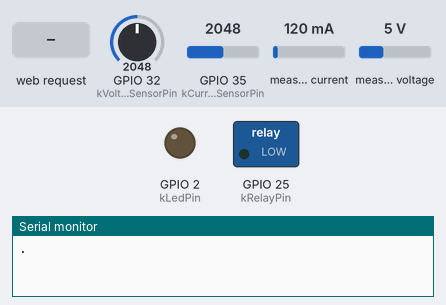
A program run on a simulated ESP32. On the bench: switched loads named in the program (green lamp = pin HIGH), output pins drawn as LEDs (lit = HIGH), the last lines printed to the serial monitor. Dashed ring = blinking. The test bench sets the inputs (shaded band); at power-on: GPIO 32 (kVoltageSensorPin) = 2048, GPIO 35 (kCurrentSensorPin) = 2048, measured current 120 mA, measured voltage 5 V (analog values on the 0–4095 scale). WiFi joins after 1.5 s; servers stay silent unless stated.

Above: at 0.1 s.
At 2.7 s:
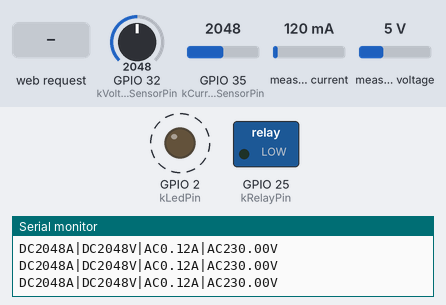
2.8 s: HTTP request GET /togglerelay received
At 3.27 s:
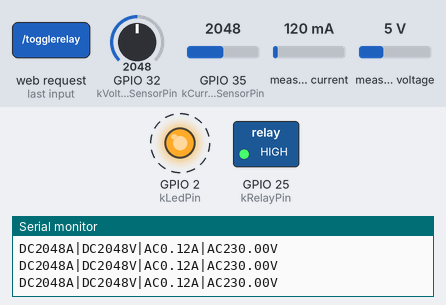
Timing chart, 0 to 11.8 s (numbered marks = the images above; inputs shaded):
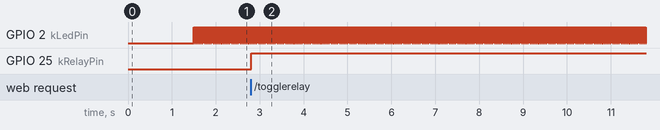

Measured:
- after the input at 2.8 s, GPIO 25 (kRelayPin): LOW → HIGH at once
- by itself, GPIO 2 (kLedPin): alternates HIGH for 0.02 s and LOW for 0.01 s

The program:

main.cpp
```cpp
#include <Arduino.h>
#include <WiFi.h>
#include <WiFiUdp.h>
#include <PZEM004Tv30.h>
#include <ESPAsyncWebServer.h>
#include <AsyncTCP.h>
#include <ESPmDNS.h>

namespace {
constexpr uint8_t kLedPin = 2;
constexpr uint8_t kRelayPin = 25;
constexpr uint8_t kVoltageSensorPin = 32;
constexpr uint8_t kCurrentSensorPin = 35;
constexpr uint8_t kPzemRxPin = 16;
constexpr uint8_t kPzemTxPin = 17;

constexpr uint16_t kUdpPort = 8080;
constexpr uint16_t kHttpPort = 80;
constexpr uint32_t kSendDelayMs = 10;
constexpr uint32_t kMdnsCheckIntervalMs = 10000;

constexpr const char* kHotspotSsid = "SunnySSID";
constexpr const char* kHotspotPassword = "admin123";
constexpr const char* kMdnsHost = "esp32";

constexpr size_t kBufferSize = 100;

unsigned long gLastMdnsCheckMs = 0;
IPAddress gUdpTargetIp;
char gBufferData[kBufferSize] = "ESP32";

AsyncWebServer gServer(kHttpPort);
WiFiUDP gUdp;

#if defined(ESP32)
PZEM004Tv30 gPzem(Serial2, kPzemRxPin, kPzemTxPin);
#else
PZEM004Tv30 gPzem(Serial2);
#endif

TaskHandle_t gUdpTask = nullptr;
TaskHandle_t gMdnsTask = nullptr;

void connectToWiFi(const char* ssid, const char* password) {
  WiFi.begin(ssid, password);

  while (WiFi.status() != WL_CONNECTED) {
    digitalWrite(kLedPin, HIGH);
    Serial.println(".");
    digitalWrite(kLedPin, LOW);
    delay(300);
  }

  Serial.print("Connected to: ");
  Serial.println(WiFi.SSID());
  Serial.print("IP Address: ");
  Serial.println(WiFi.localIP());
  gUdp.begin(kUdpPort);
}

String getConnectionStatus() {
  return WiFi.status() == WL_CONNECTED ? "connected" : "disconnected";
}

String readPinStatus() {
  const String ledStatus = digitalRead(kLedPin) ? "1" : "0";
  const String relayStatus = digitalRead(kRelayPin) ? "1" : "0";
  return "LED:" + ledStatus + ",RELAY:" + relayStatus;
}

String readAllStatus() {
  const String wifiStatus = WiFi.status() == WL_CONNECTED ? "1" : "0";
  const String ledStatus = digitalRead(kLedPin) ? "1" : "0";
  const String relayStatus = digitalRead(kRelayPin) ? "1" : "0";
  return "CONNECTION:" + wifiStatus + ",LED:" + ledStatus + ",RELAY:" + relayStatus;
}

void handleWifiConfig(AsyncWebServerRequest* request) {
  const String ssid = request->arg("ssid");
  const String password = request->arg("password");

  request->send(200, "text/plain", "Wi-Fi credentials received.");
  Serial.println("Received Wi-Fi credentials:");
  Serial.print("SSID: ");
  Serial.println(ssid);
  Serial.print("Password: ");
  Serial.println(password);

  // Keep legacy behavior: connect to hard-coded hotspot.
  connectToWiFi(kHotspotSsid, kHotspotPassword);
}

void handleCheckWifiConnection(AsyncWebServerRequest* request) {
  request->send(200, "text/plain", getConnectionStatus());
}

void handleChangeUdpTargetIp(AsyncWebServerRequest* request) {
  const String ipAddress = request->arg("ip");
  IPAddress parsedIp;

  if (!parsedIp.fromString(ipAddress)) {
    request->send(400, "text/plain", "Invalid IP address format.");
    Serial.println("Invalid IP address format.");
    return;
  }

  gUdpTargetIp = parsedIp;
  request->send(200, "text/plain", "IP address changed to: " + ipAddress);
  Serial.println("UDP target IP changed to: " + ipAddress);
}

void handlePinStatus(AsyncWebServerRequest* request) {
  request->send(200, "text/plain", readPinStatus());
}

void handleToggleLed(AsyncWebServerRequest* request) {
  digitalWrite(kLedPin, !digitalRead(kLedPin));
  request->send(200, "text/plain", digitalRead(kLedPin) ? "ON" : "OFF");
}

void handleToggleRelay(AsyncWebServerRequest* request) {
  digitalWrite(kRelayPin, !digitalRead(kRelayPin));
  request->send(200, "text/plain", digitalRead(kRelayPin) ? "ON" : "OFF");
}

void handleCheckAllStatus(AsyncWebServerRequest* request) {
  request->send(200, "text/plain", readAllStatus());
}

void setupHttpServer() {
  gServer.on("/setwifi", HTTP_POST, handleWifiConfig);
  gServer.on("/checkwifi", HTTP_GET, handleCheckWifiConnection);
  gServer.on("/toggleled", HTTP_GET, handleToggleLed);
  gServer.on("/togglerelay", HTTP_GET, handleToggleRelay);
  gServer.on("/setudptarget", HTTP_POST, handleChangeUdpTargetIp);
  gServer.on("/pinstatus", HTTP_GET, handlePinStatus);
  gServer.on("/checkallstatus", HTTP_GET, handleCheckAllStatus);
  gServer.begin();
}

void setupPins() {
  pinMode(kLedPin, OUTPUT);
  digitalWrite(kLedPin, LOW);

  pinMode(kRelayPin, OUTPUT);
  digitalWrite(kRelayPin, LOW);

  pinMode(kVoltageSensorPin, INPUT);
  pinMode(kCurrentSensorPin, INPUT);
}

void updateMdns() {
  if (WiFi.status() != WL_CONNECTED) {
    MDNS.end();
    return;
  }

  if (!MDNS.begin(kMdnsHost)) {
    Serial.println("Error setting up mDNS responder!");
    return;
  }

  Serial.println("mDNS responder started");
}

void readAndFormatData(char* buffer, size_t bufferSize) {
  const int currentReading = analogRead(kCurrentSensorPin);
  const int voltageReading = analogRead(kVoltageSensorPin);

  float voltagePzem = gPzem.voltage();
  float currentPzem = gPzem.current();

  if (isnan(voltagePzem)) {
    voltagePzem = 0.0f;
  }
  if (isnan(currentPzem)) {
    currentPzem = 0.0f;
  }

  snprintf(buffer,
           bufferSize,
           "DC%dA|DC%dV|AC%.2fA|AC%.2fV",
           currentReading,
           voltageReading,
           currentPzem,
           voltagePzem);
}

void udpSendDataTask(void* /*parameter*/) {
  for (;;) {
    digitalWrite(kLedPin, HIGH);

    readAndFormatData(gBufferData, sizeof(gBufferData));
    gUdp.beginPacket(gUdpTargetIp, kUdpPort);
    gUdp.print(gBufferData);
    gUdp.endPacket();
    Serial.println(gBufferData);

    memset(gBufferData, 0, sizeof(gBufferData));
    digitalWrite(kLedPin, LOW);
    vTaskDelay(pdMS_TO_TICKS(kSendDelayMs));
  }
}

void mdnsTaskFunction(void* /*parameter*/) {
  for (;;) {
    const unsigned long now = millis();
    if (now - gLastMdnsCheckMs > kMdnsCheckIntervalMs) {
      updateMdns();
      gLastMdnsCheckMs = now;
    }

    vTaskDelay(pdMS_TO_TICKS(10));
  }
}
}  // namespace

void setup() {
  Serial.begin(115200);
  Serial2.begin(9600, SERIAL_8N1, kPzemRxPin, kPzemTxPin);
  analogReadResolution(12);

  setupPins();
  connectToWiFi(kHotspotSsid, kHotspotPassword);
  setupHttpServer();

  xTaskCreate(udpSendDataTask, "udpSendDataTask", 10000, nullptr, 2, &gUdpTask);
  xTaskCreate(mdnsTaskFunction, "mdnsTaskFunction", 10000, nullptr, 1, &gMdnsTask);
}

void loop() {}
```
